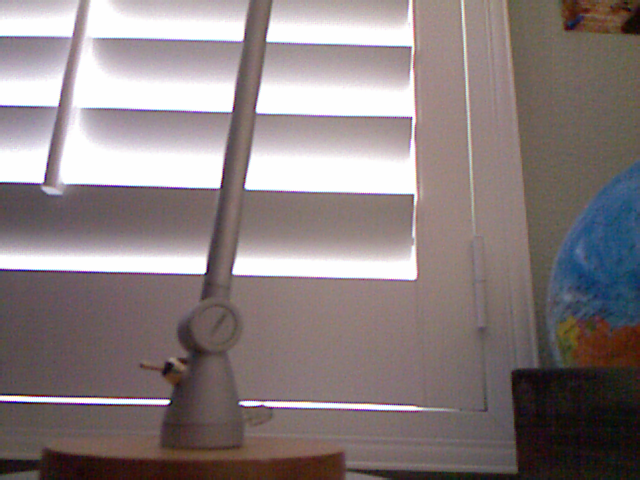
//> input picture img/kinect1.png, 640 x 480 px
$ ./vis_odom   (built with g++ and OpenCV 4)
//> lines starting //> are read from the running program, lines starting //| are printed output that depends on the picture
// core opencv libraries
#include "opencv2/core.hpp"
#include "opencv2/imgcodecs.hpp"
#include "opencv2/highgui.hpp"

// feature detection
#include <opencv2/features2d.hpp>
#include "opencv2/xfeatures2d.hpp"

#include <opencv/cv.hpp>

// opencv libraries are in /usr/local/include/opencv2

#include <iostream>

using namespace cv;

int displayImg(Mat img)
{
    imshow("Display window", img);
    int k = waitKey(0);
    return k;
}

// Helpful cv functions
// drawKeypoints(prev_img, prev_keypoints, prev_img);
//  draws keypoints onto a source image for visualizing

int main() {
    // Set up the file paths for images
    std::string prev_img_path = "../img/kinect1.png";
    std::string curr_img_path = "../img/kinect2.png";

    // Load in images as cv::Mat in grayscale
    Mat prev_img = imread(prev_img_path, IMREAD_GRAYSCALE);
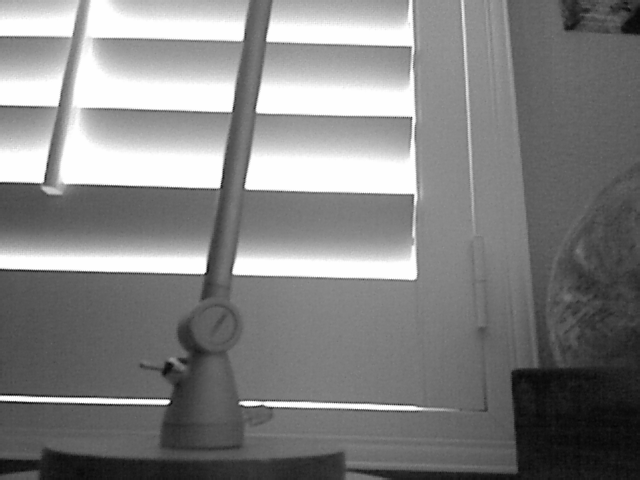
//> prev_img: 480 rows x 640 cols, CV_8UC1; min 4, max 254, mean 129.6
    Mat curr_img = imread(curr_img_path, IMREAD_GRAYSCALE);
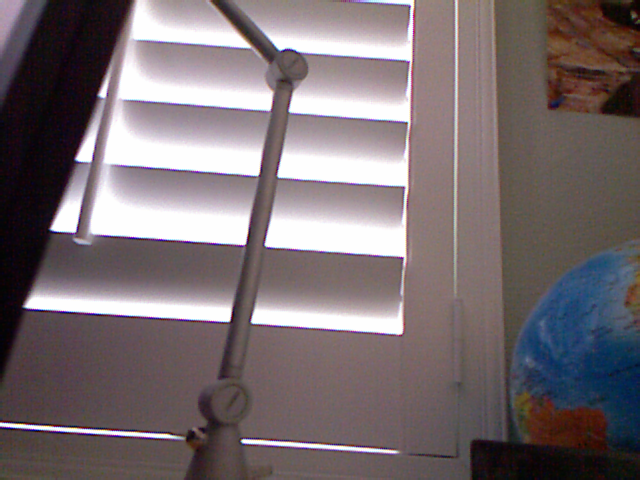
//> input picture img/kinect2.png, 640 x 480 px
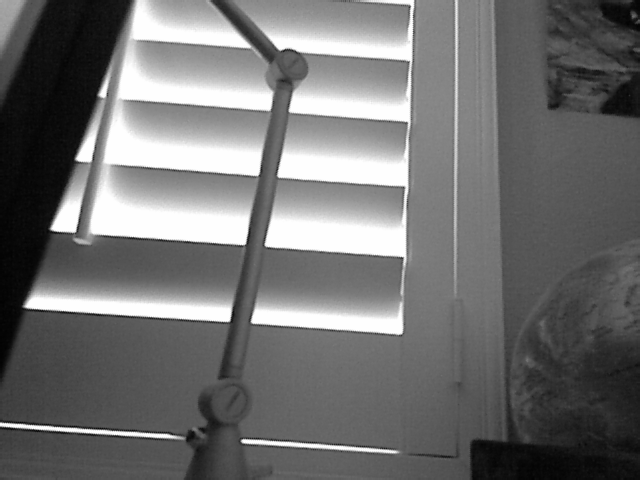
//> curr_img: 480 rows x 640 cols, CV_8UC1; min 2, max 254, mean 112.2

    if (prev_img.empty())
    {
        std::cout << "Could not read image : " << prev_img_path << std::endl;
        return 1;
    }
    if (curr_img.empty())
    {
        std::cout << "Could not read image : " << curr_img_path << std::endl;
        return 1;
    }

    // Set up data structure for keypoints
    std::vector<KeyPoint> prev_keypoints, curr_keypoints;

    // Detect keypoints in previous and current images using FAST
    // FastFeatureDetector ffd;

    // int minHessian = 400;
    // auto detector = features2d::FAST::create( minHessian );

    // Create a fast feature detector
    Ptr<FastFeatureDetector> ffd = FastFeatureDetector::create();

    // Find the features in each image
    ffd->detect(prev_img, prev_keypoints);
//> prev_keypoints = 2007 keypoints; strongest (x, y, size): (168, 401, 7), (411, 117, 7), (413, 195, 7), (240, 403, 7)
    ffd->detect(curr_img, curr_keypoints);
//> curr_keypoints = 2140 keypoints; strongest (x, y, size): (402, 258, 7), (403, 187, 7), (242, 440, 7), (252, 322, 7)


    // Convert those keypoinits to points
    // Not sure why this is necessary or what's happening under-the-hood
    // std::vector<Point2f> prev_points;
    // std::vector<Point2f> curr_points;
    // KeyPointsToPoints(prev_keypoints, prev_points);
    // KeyPointsToPoints(prev_keypoints, prev_points);
    // KeyPointsToPoints


    // Calculate the optical flow field
    // std::vector<uchar>vstatus; std::vector<float>verror;
    // calcOpticalFlowPyrLK(prev_img, curr_img, pre)


    return 0;
}


// g++ vis_odom.cpp `pkg-config --cflags --libs opencv4`
// g++ vis_odom.cpp -l opencv_xfeatures2d `pkg-config --cflags --libs opencv4` ; ./a.out
